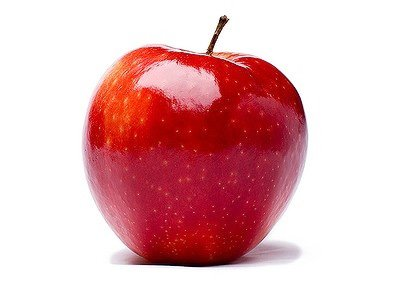
#> input picture Python/0607/data/image01.png, 420 x 288 px, given in place of image01.jpeg, which was not available
$ jupyter execute Prac01.ipynb
#> lines starting #> are read from the running program, lines starting #| are printed output that depends on the picture; pictures that were not available may be replaced by others from this repository, and a replacement may not be noted
[cell 1]
import cv2
import matplotlib.pyplot as plt

[cell 2]
# 이미지 읽기
image = cv2.imread('./data/image01.jpeg')
#> image is the input picture: shape (288, 420, 3); mean B, G, R 187, 183.6, 228.3

# BGR to RGB
image = cv2.cvtColor(image, cv2.COLOR_BGR2RGB)

# 이미지 밝기 조정
gamma = 2.5
img_corrected = cv2.pow(image/255.0, gamma)
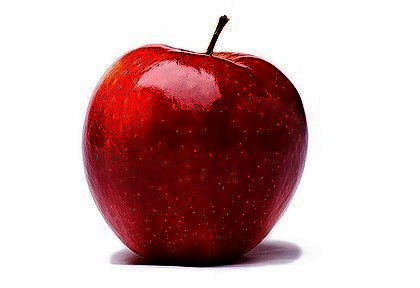
#> img_corrected: shape (288, 420, 3) float64; mean R, G, B 0.806, 0.675, 0.679
img_corrected = img_corrected*255.0

# 원본 이미지 밝기 조정 결과 모습
plt.imshow(image)
plt.title("Original Image")
plt.show()

plt.imshow(img_corrected)
plt.title('Corrected Image')
plt.show()
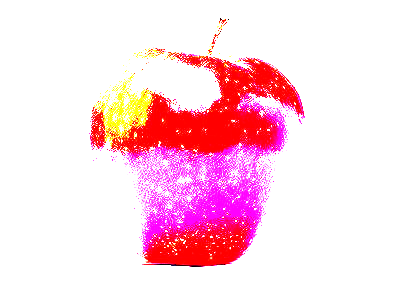
#> shown: shape (288, 420, 3) float64; mean R, G, B 1, 0.841, 0.891

$ run again, with Python/0607/data/box.png copied over Python/0607/data/image01.png
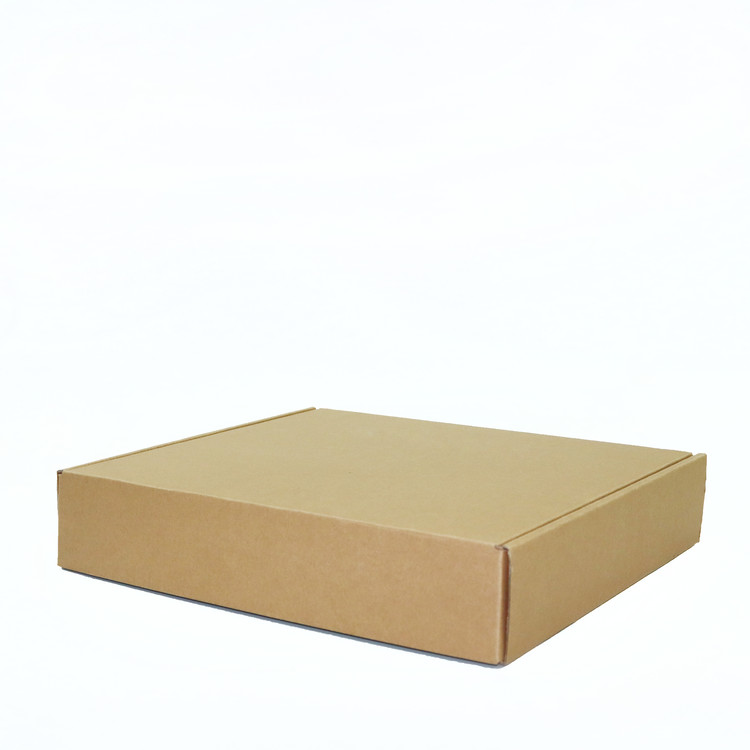
#> input picture Python/0607/data/box.png, 750 x 750 px, given in place of image01.jpeg, which was not available
#> image is the input picture: shape (750, 750, 3); mean B, G, R 226.2, 234.9, 237.8
#> `img_corrected = cv2.pow(image/255.0, gamma)`:
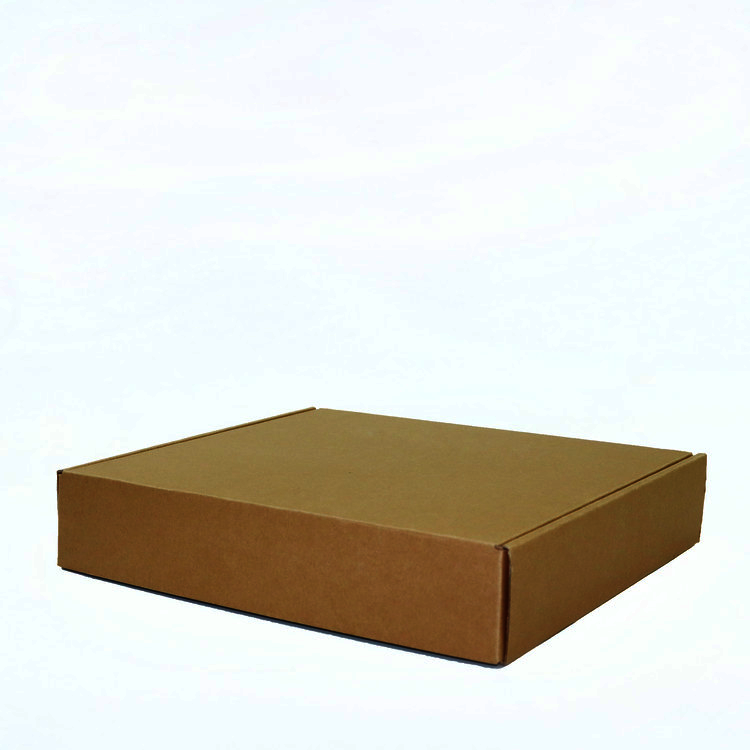
#> img_corrected: shape (750, 750, 3) float64; mean R, G, B 0.86, 0.853, 0.821
